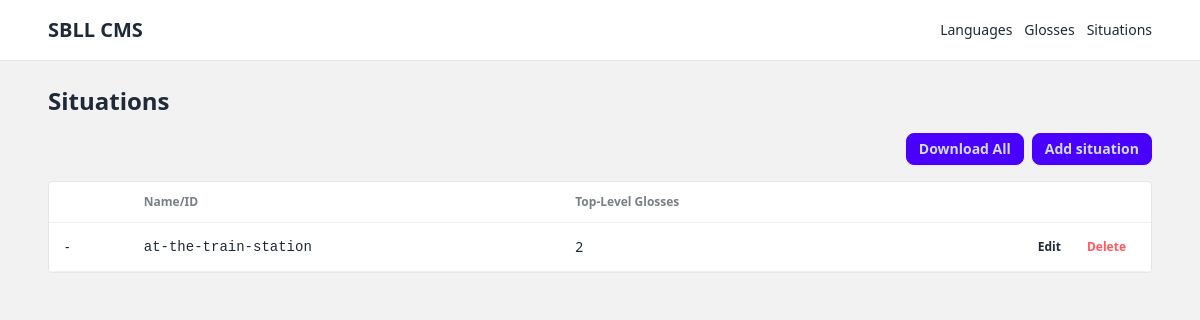
/situations/, run on an earlier commit of the app's database.
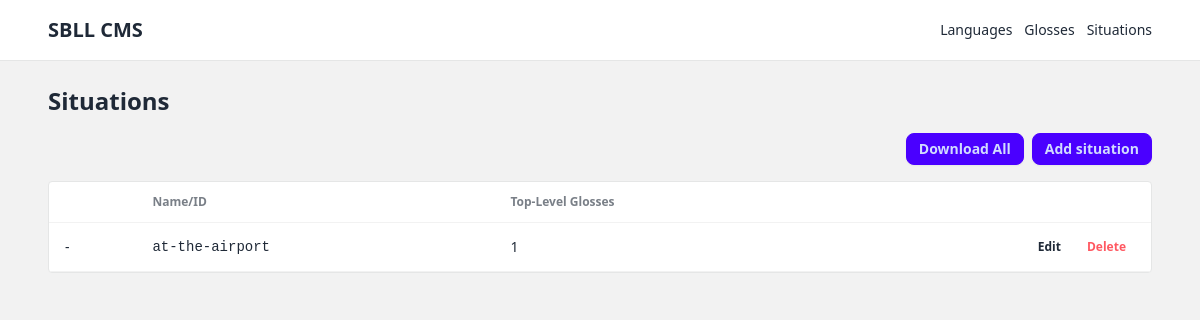
And on a later commit of the database.
### cms/models/situation.py (models this page shows)
class Situation(models.Model):
    id = models.CharField(max_length=64, primary_key=True)
    glosses = models.ManyToManyField("Gloss", related_name="relevant_in_situations", blank=True)
    descriptions = models.ManyToManyField("Gloss", related_name="describes_situations", blank=True)
    image_link = models.URLField(blank=True, null=True)
    def __str__(self):
        english_description = self.descriptions.filter(language__iso="eng").first()
        return english_description.content if english_description else self.id

### cms/views/situation/list.py (the view)
# urls.py: path("situations/", views.situation_list, name="situation_list"),
def situation_list(request):
    situations = Situation.objects.prefetch_related("glosses").order_by("id")
    return render(request, "cms/situation_list.html", {"situations": situations})

### cms/templates/cms/situation_list.html (shortened to what this page needs)
{% extends "cms/base.html" %}
{% load lucide_tags %}
{% block content %}
<h1 class="text-2xl font-semibold mb-4">Situations</h1>
<div class="flex justify-end gap-2 mb-4">
  <form method="post" action="{% url 'situation_download_all' %}" style="display: inline;">
    <button type="submit" class="btn btn-primary btn-sm gap-2">
      <span>Download All</span>
    </button>
  </form>
  <a href="{% url 'situation_create' %}" class="btn btn-primary btn-sm flex items-center gap-2">
    <span>Add situation</span>
  </a>
</div>
<div class="overflow-x-auto bg-base-100 border border-base-300 rounded">
  <table class="table">
    <thead>
      <tr>
        <th></th>
        <th>Name/ID</th>
        <th>Top-Level Glosses</th>
        <th></th>
      </tr>
    </thead>
    <tbody>
      {% for situation in situations %}
      <tr>
        <td>
          {% if situation.image_link %}
            <img src="{{ situation.image_link }}" alt="Situation image" class="w-12 h-12 object-cover rounded">
          {% else %}
            <span class="text-light">-</span>
          {% endif %}
        </td>
        <td class="font-mono">{{ situation }}</td>
        <td>
            {{ situation.glosses.count }}
        </td>
        <td class="text-right">
          <div class="flex justify-end gap-2">
            <a href="{% url 'situation_update' situation.id %}" class="btn btn-ghost btn-xs gap-1">
              {% lucide "pencil" class="w-4 h-4" %} Edit
            </a>
            <a href="{% url 'situation_delete' situation.id %}" class="btn btn-ghost btn-xs text-error gap-1">
              {% lucide "trash" class="w-4 h-4" %} Delete
            </a>
          </div>
        </td>
      </tr>
      {% empty %}
      <tr><td colspan="5" class="text-center text-light">No situations yet.</td></tr>
      {% endfor %}
    </tbody>
  </table>
</div>
{% endblock %}

What changed in the data, as far as the page shows it:
removed Situation: id "at-the-train-station", glosses.count "2"
added Situation: id "at-the-airport", glosses.count "1"
